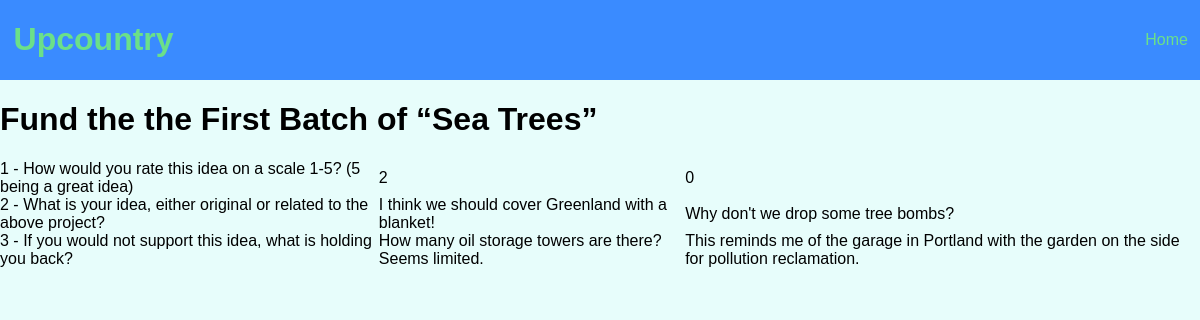
/results/2, run on an earlier commit of the app's database.
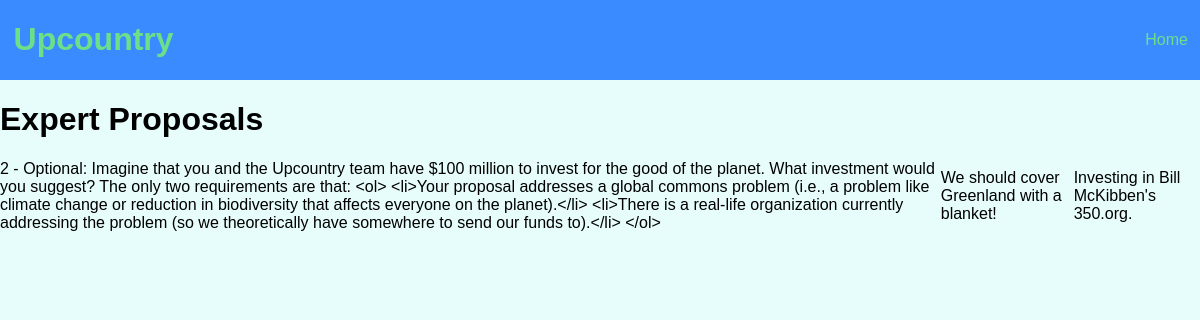
And on a later commit of the database.
### app/models.py (models this page shows, shortened)
class Post(db.Model):
    id = db.Column(db.Integer, primary_key=True)
    timestamp = db.Column(db.DateTime, default=datetime.utcnow)
    author = db.Column(db.String(64))
    title = db.Column(db.String(140))
    body = db.Column(db.String(7500))
    questions = db.relationship('Question', backref='post', lazy='dynamic')
    comments = db.relationship('Comment', backref='post', lazy='dynamic')

class Question(db.Model):
    id = db.Column(db.Integer, primary_key=True)
    post_id = db.Column(db.Integer, db.ForeignKey('post.id'))
    type = db.Column(db.String(1))
    body = db.Column(db.String(250))
    answers = db.relationship('Answer', backref='question', lazy='dynamic')

class Answer(db.Model):
    id = db.Column(db.Integer, primary_key=True)
    question_id = db.Column(db.Integer, db.ForeignKey('question.id'))
    response_id = db.Column(db.Integer, db.ForeignKey('response.id'))
    type = db.Column(db.String(1))
    body = db.Column(db.String(500))

### app/views.py (the view)
@app.route('/results/<post_id>')
def results(post_id=0):
    if post_id == 0:
        post = Post.query.order_by(Post.timestamp.desc())
    else:
        post = Post.query.filter_by(id=post_id)
    questions = Question.query.filter_by(post_id=post[0].id)
    relevant_answers = []
    for question in questions:
        answers = Answer.query.filter_by(question_id=question.id)
        for answer in answers:
            relevant_answers.append(answer)
    return render_template('results.html',
                           post=post[0],
                           questions=questions,
                           answers=relevant_answers,
                           title=post[0].title+' Results')

### app/templates/results.html
{% extends 'base.html' %}
{% block content %}
<h1>{{ post.title }}</h1>
  <table>
  {% for question in questions %}
    <tr><td>{{ question.id }} - {{ question.body }}</td>
    {% for answer in answers %}
      {% if answer.question_id == question.id %}
      <td>{{ answer.body }}</td>
      {% endif %}
    {% endfor %}
    </tr>
  {% endfor %}
  </table>
{% endblock %}

### app/templates/base.html (shortened to what this page needs)
<html>
  <head>
    <link rel="stylesheet" href="{{ url_for('static', filename='normalize.css') }}">
    <link rel="stylesheet" href="{{ url_for('static', filename='base.css') }}">
  </head>
  <body>
    <nav>
      <div class="logo"><h1><a class="logo" href="{{ url_for('index') }}">Upcountry</a></h1></div>
      <a href="{{ url_for('index') }}">Home</a>
    </nav>
    {% block content %}{% endblock %}
  </body>
</html>

### app/static/base.css (style rules this page uses)
*, *:before, *:after { box-sizing: inherit; }
html { box-sizing: border-box; }
body { color: black; background: rgba(137,248,238,0.2); font: "source-sans-pro", "helvetica"; min-width: 100%; }
nav { display: -webkit-flex; display: flex; flex-direction: row; background: #3A8BFF; color: white; min-height: 5%; min-width: 100%; }
a { color: #1A9439; }
.logo { color: rgba(107,224,137,1); align-self: flex-start; margin: 0 0 0 1%; }
nav a { text-decoration: none; color: rgba(107,224,137,1); align-self: flex-end; margin: auto 1% auto auto; }

What changed in the data, as far as the page shows it:
no longer on this page (row edited): Question: id "1", body "How would you rate this idea on a scale 1-5? (5 being a great idea)", Answer (body "2")
removed Answer: body "0", shown under "1"
removed Answer: body "Why don't we drop some tree bombs?"
removed Question: id "3", body "If you would not support this idea, what is holding you back?"
removed Answer: body "How many oil storage towers are there? Seems limited.", shown under "3"
removed Answer: body "This reminds me of the garage in Portland with the garden on the side for pollution reclamation.", shown under "3"
changed Post: title "Fund the the First Batch of “Sea Trees”" → "Expert Proposals"
changed Question id 2: body "What is your idea, either original or related to the above project?" → "Optional: Imagine that you and the Upcountry team have $100 million to invest for the good of the planet. What investment would you suggest? The only two requirements are that: <ol> <li>Your proposal addresses a global commons problem (i.e., a problem like climate change or reduction in biodiversity that affects everyone on the planet).</li> <li>There is a real-life organization currently addressing the problem (so we theoretically have somewhere to send our funds to).</li> </ol>"; gains Answer (body "We should cover Greenland with a blanket!")
changed Answer: body "I think we should cover Greenland with a blanket!" → "Investing in Bill McKibben's 350.org."
